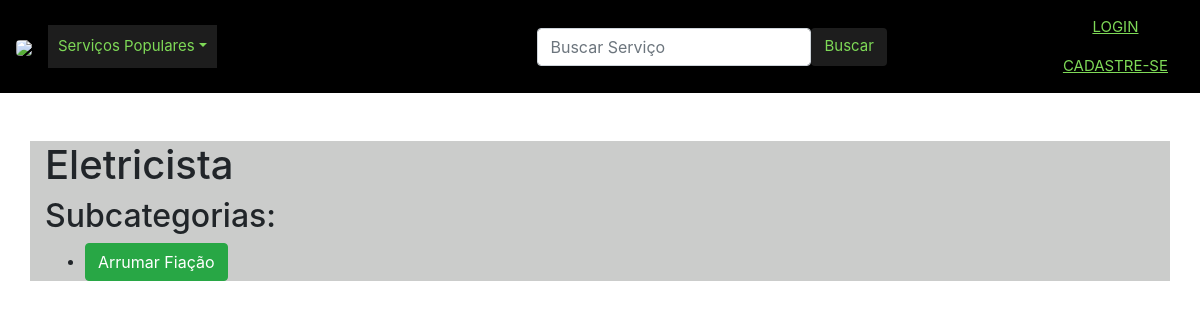
The app's page /categorias/Eletricista/, older data.
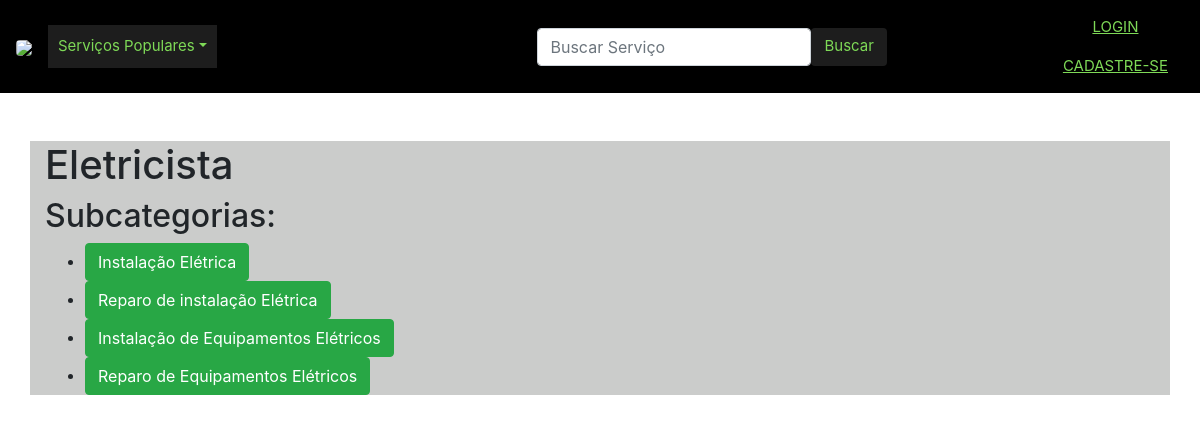
The same page, newer data.
### site_final/models.py (models this page shows, shortened)
class Categoria(models.Model):
    nome = models.CharField(max_length=100)
    slug = models.SlugField(unique=True, blank=True)
    def __str__(self):
        return self.nome

class SubCategoria(models.Model):
    categoria_pai = models.ForeignKey(Categoria, related_name='subcategorias', on_delete=models.CASCADE)
    nome = models.CharField(max_length=100)
    slug = models.SlugField(unique=True, blank=True)
    def get_absolute_url(self):
        return reverse('subcategoria_detail', kwargs={'categoria_slug': self.categoria_pai.slug, 'subcategoria_slug': self.slug})

### site_final/views.py (the view)
# urls.py: path('categorias/<slug:slug>/', CategoriaDetailView.as_view(), name='categoria_detail'),
class CategoriaDetailView(DetailView):
    model = Categoria
    template_name = 'categoria_detail.html'
    slug_field = 'slug'
    slug_url_kwarg = 'slug'
    def get_context_data(self, *args, **kwargs):
        list_types = Categoria.objects.all()
        context = super(CategoriaDetailView,self).get_context_data( *args, **kwargs)
        context["list_types"] = list_types
        return context

### site_final/context_processors.py (called while the page is built)
def categorias(request):
    cat=Categoria.objects.all()
    choices_dynamic = []
    for choice in cat:
        choices_dynamic.append(choice)
    return {'list_types': choices_dynamic}

### site_final/templates/categoria_detail.html (shortened to what this page needs)
<!DOCTYPE html>
<html lang="en">
<head>
</head>
<body>
    {% extends 'base.html' %}
    {% block content %}
        <h1>{{ categoria.nome }}</h1>
        <h2>Subcategorias:</h2>
        <ul>
            {% for subcategoria in categoria.subcategorias.all %}
                <li>
                    <a  class="btn btn-success" href="{{ subcategoria.get_absolute_url }}">{{ subcategoria.nome }}</a>
                </li>
            {% endfor %}
        </ul>
    {% endblock %}

### site_final/templates/base.html (shortened to what this page needs)
<!doctype html>
<html lang="en">
<head>
  <link rel="stylesheet" href="https://cdn.jsdelivr.net/npm/bootstrap@4.4.1/dist/css/bootstrap.min.css">
</head>
<body>
  <nav class="navbar navbar-expand-lg navbar-dark" style="background-color: black;">
    <div class="media">
      <a  href="{% url 'home' %}">
        <img src="https://i.imgur.com/P3f7N1S.png" width="190" class="mr-3 rounded" href="{% url 'home' %}">
      </a>
    </div>
    <div class="collapse navbar-collapse" id="navbarSupportedContent">
      <ul class="navbar-nav me-auto mb-2 mb-lg-0">
        <li class="nav-item dropdown">
          <a class="nav-link dropdown-toggle"  href="#" role="button" data-bs-toggle="dropdown" aria-expanded="false" style="padding:10px; background-color: rgb(29, 29, 29);color: rgb(126,217,87); font-size: 15px;">Serviços Populares</a>
        </li>
      </ul>
      <form class="d-flex" role="search" method="POST" action="{% url 'search' %}">
        <input class="form-control me-2" type="search" placeholder="Buscar Serviço" aria-label="Search" name = "searched">
        <button class="btn btn-outline-secundary" type="submit"  style="background-color: rgb(29, 29, 29) ; color: rgb(126,217,87); font-size: 15px; text-align: center;" >Buscar</button>
      </form>
      <ul class="form-inline my-2 my-lg-0">
        {% if user.is_authenticated %}
          <ul class="nav-item">
            <a class="nav-link" href="{% url 'logout' %}" style="background-color: rgb(29, 29, 29) ;color: rgb(126,217,87); font-size: 15px; text-align: center;"><u>SAIR</u></a>
          </ul>
        {% else %}
          <ul class="nav-item">
            <a class="nav-link" href="{% url 'login' %}" style="color: rgb(126,217,87); font-size: 15px; text-align: center;"><u>LOGIN</u></a>
            <a class="nav-link" href="{% url 'register' %}" style="color: rgb(126,217,87); font-size: 15px; text-align: center;"><u>CADASTRE-SE</u></a>
          </ul>
        {% endif %}
      </ul>
    </div>
  </nav>
  <br /><br />
  <div class="container" style="background-color: rgba(22, 24, 22, 0.22);">
    {% block content %}
    {% endblock %}
  </div>
</body>
</html>

Row changes from the older to the newer data that the page shows:
removed SubCategoria: nome "Arrumar Fiação"
added SubCategoria: nome "Instalação Elétrica"
added SubCategoria: nome "Reparo de instalação Elétrica"
added SubCategoria: nome "Instalação de Equipamentos Elétricos"
added SubCategoria: nome "Reparo de Equipamentos Elétricos"
